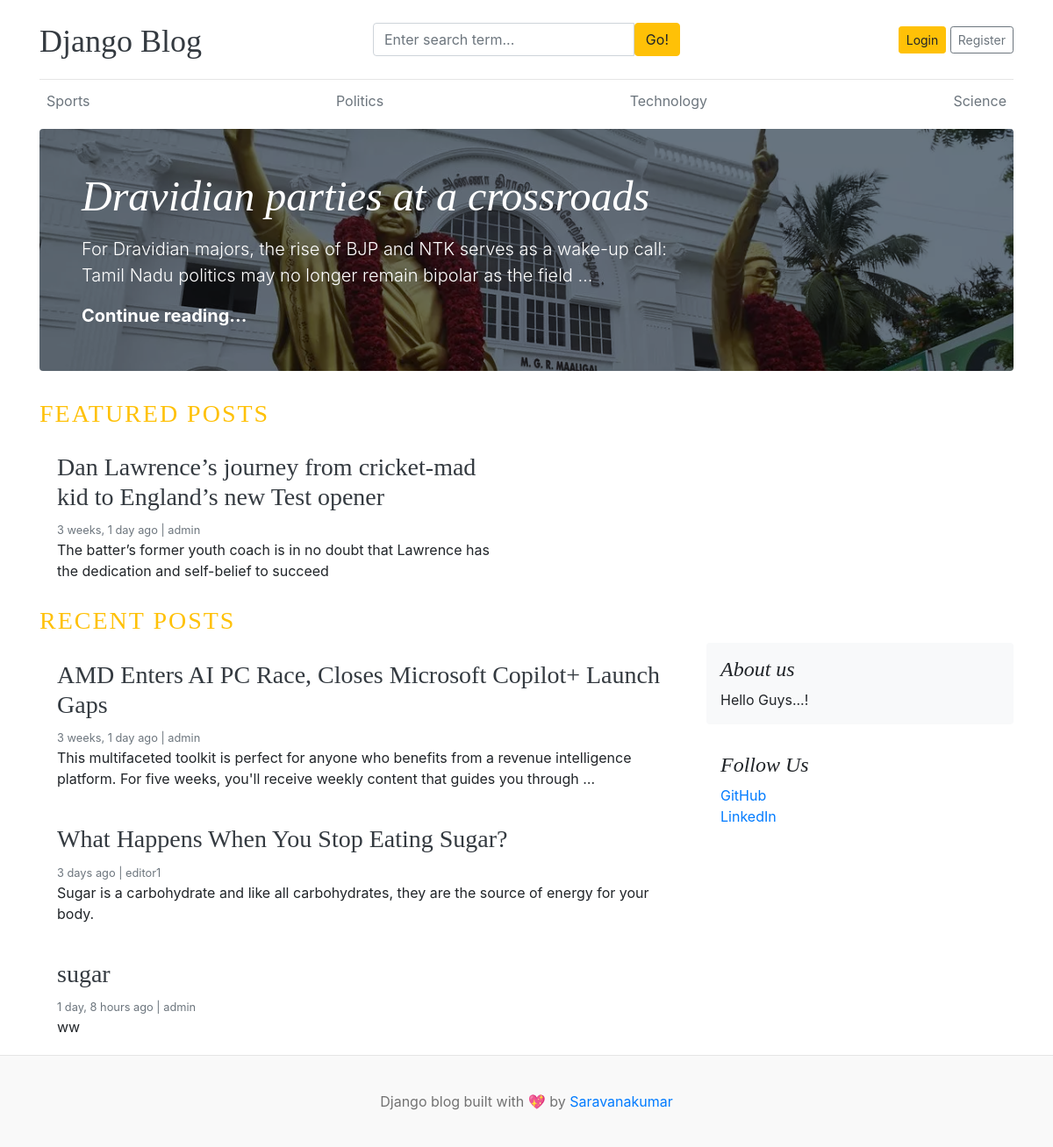
The page / on the database its author committed.
### blogs/models.py (models this page shows, shortened)
class Category(models.Model):
    category_name = models.CharField(max_length=50, unique=True)
    created_at = models.DateTimeField(auto_now_add=True)
    updated_at = models.DateTimeField(auto_now=True)
    class Meta:
        verbose_name_plural = 'categories'

class Blog(models.Model):
    title = models.CharField(max_length=100)
    slug = models.SlugField(max_length=150, unique=True, blank=True)
    category = models.ForeignKey(Category, on_delete=models.CASCADE)
    author = models.ForeignKey(User, on_delete=models.CASCADE)
    feature_image = models.ImageField(upload_to='uploads/%Y/%m/%d')
    short_description = models.TextField(max_length=500)
    blog_body = models.TextField(max_length=2000)
    status = models.CharField(max_length=20, choices=STATUS_CHOICES, default="Draft")
    is_featured = models.BooleanField(default=False)
    created_at = models.DateTimeField(auto_now_add=True)
    updated_at = models.DateTimeField(auto_now=True)

### about/models.py (models this page shows, shortened)
class About(models.Model):
    about_heading = models.CharField(max_length=25)
    about_description = models.TextField(max_length=255)
    created_at = models.DateTimeField(auto_now_add=True)
    updated_at = models.DateTimeField(auto_now=True)
    class Meta:
        verbose_name_plural = 'About'

class SocialLink(models.Model):
    platform = models.CharField(max_length=25)
    link = models.URLField(max_length=100)
    created_at = models.DateTimeField(auto_now_add=True)
    updated_at = models.DateTimeField(auto_now=True)

### blog_main/views.py (the view)
# urls.py: 2. Add a URL to urlpatterns:  path('', views.home, name='home')
def home(request):
    featured_posts = Blog.objects.filter(is_featured=True, status='Published').order_by('updated_at')
    posts = Blog.objects.filter(is_featured=False, status='Published').order_by('updated_at')
    try:
        about = About.objects.get()
    except:
        about = None
    context = {
        'featured_posts': featured_posts,
        'posts': posts,
        'about': about,
    }
    return render(request, 'home.html', context)

### blogs/context_processors.py (called while the page is built)
def get_categories(request):
    categories = Category.objects.all()
    return dict(categories=categories)

def get_social_links(request):
    social_links = SocialLink.objects.all()
    return dict(social_links=social_links)

### templates/home.html
{% extends 'base.html' %}
{% block content %}
{% for post in featured_posts %}
{% if forloop.first %}
<div class="jumbotron p-3 p-md-5 text-white rounded bg-dark"
    style="background-image: url({{ post.feature_image.url }});background-blend-mode: overlay;background-size:cover;">
    <div class="col-md-8 px-0">
        <h1 class="display-4 font-italic">{{ post.title }}</h1>
        <p class="lead my-3">{{ post.short_description | truncatewords:25 }}</p>
        <p class="lead mb-0"><a href="{% url 'blogs' post.slug %}" class="text-white font-weight-bold">Continue
                reading...</a></p>
    </div>
</div>
{% endif %}
{% endfor %}
<h3 class="text-uppercase text-warning" style="letter-spacing: 2px;">Featured Posts</h3>
<div class="row mb-2">
    {% for post in featured_posts %}
    {% if not forloop.first %}
    <div class="col-md-6">
        <div class="card border-0">
            <div class="card-body">
                <h3><a href="{% url 'blogs' post.slug %}" class="text-dark">{{ post.title }}</a></h3>
                <small class="mb-1 text-muted">{{ post.created_at | timesince }} ago | {{ post.author }}</small>
                <p class="card-text">{{ post.short_description | truncatewords:25 }}</p>
            </div>
        </div>
    </div>
    {% endif %}
    {% endfor %}
</div>
<h3 class="text-uppercase text-warning" style="letter-spacing: 2px;">Recent Posts</h3>
<main role="main" class="container p-0">
    <div class="row">
        <div class="col-md-8 blog-main">
            {% for post in posts %}
            <div class="card border-0">
                <div class="card-body">
                    <h3><a href="{% url 'blogs' post.slug %}" class="text-dark">{{ post.title }}</a></h3>
                    <small class="mb-1 text-muted">{{ post.created_at | timesince }} ago |
                        {{ post.author }}</small>
                    <p class="card-text">{{ post.short_description | truncatewords:25 }}</p>
                </div>
            </div>
            {% endfor %}
        </div>
        <aside class="col-md-4 blog-sidebar">
            <div class="p-3 mb-3 bg-light rounded">
                <h4 class="font-italic">{{ about.about_heading }}</h4>
                <p class="mb-0">{{ about.about_description }}</p>
            </div>
            {% if social_links %}
            <div class="p-3">
                <h4 class="font-italic">Follow Us</h4>
                <ol class="list-unstyled">
                    {% for link in social_links %}
                    <li><a href="{{ link.link }}" target="_blank">{{ link.platform }}</a></li>
                    {% endfor %}
                </ol>
            </div>
            {% endif %}
        </aside>
    </div>
</main>
</div>
{% endblock %}

### templates/base.html (shortened to what this page needs)
{% load static %}
<!DOCTYPE html>
<html lang="en">
<head>
    <link href="https://getbootstrap.com/docs/4.0/dist/css/bootstrap.min.css" rel="stylesheet">
    <link href="{% static 'css/blog.css' %}" rel="stylesheet">
    <link rel="stylesheet" href="https://cdnjs.cloudflare.com/ajax/libs/font-awesome/4.7.0/css/font-awesome.min.css">
</head>
<body>
    <div class="container">
        <header class="blog-header py-3">
            <div class="row flex-nowrap justify-content-between align-items-center">
                <div class="col-4 pt-1">
                    <a class="blog-header-logo text-dark" href="/">Django Blog</a>
                </div>
                <div class="col-4">
                    <form action="{% url 'search' %}" method="get">
                        <div class="input-group">
                            <input class="form-control" type="text" name="keyword" value="{{ keyword }}"
                                placeholder="Enter search term..." aria-label="Enter search term..."
                                aria-describedby="button-search" />
                            <button type="submit" class="btn btn-warning" id="button-search" type="button">Go!</button>
                        </div>
                    </form>
                </div>
                <div class="col-4 d-flex justify-content-end align-items-center">
                    {% if not user.is_authenticated %}
                    <a class="btn btn-sm btn-warning" href="{% url 'login' %}">Login</a> &nbsp;
                    <a class="btn btn-sm btn-outline-secondary" href="{% url 'register' %}">Register</a>
                    {% else %}
                    {% if user.is_staff or user.is_superuser %}
                    <span><a href="{% url 'dashboard' %}">Dashboard</a></span>
                    {% endif %}
                    &emsp;
                    <span><a href="{% url 'logout' %}">Logout</a></span>
                    {% endif %}
                </div>
            </div>
        </header>
        <div class="nav-scroller py-1 mb-2">
            <nav class="nav d-flex justify-content-between">
                {% for cat in categories %}
                <a class="p-2 text-muted" href="{% url 'posts_by_category' cat.id %}">{{ cat.category_name }}</a>
                {% endfor %}
            </nav>
        </div>
        {% block content %}
        {% endblock %}
        <footer class="blog-footer">
            <p>Django blog built with 💖 by <a href="#">Saravanakumar</a></p>
        </footer>
</body>
</html>

### blog_main/static/css/blog.css (style rules this page uses)
.blog-header { border-bottom: 1px solid #e5e5e5; }
.blog-header-logo { font-family: "Playfair Display", Georgia, "Times New Roman", serif; font-size: 2.25rem; }
h1, h2, h3, h4, h5, h6 { font-family: "Playfair Display", Georgia, "Times New Roman", serif; }
.display-4 { font-size: 2.5rem; }
@media (min-width: 768px) { .display-4 { font-size: 3rem; } }
.blog-footer { padding: 2.5rem 0; color: #727272; text-align: center; background-color: #f9f9f9; border-top: .05rem solid #e5e5e5; }
.blog-footer p:last-child { margin-bottom: 0; }

### rows shown on the page
Category: category_name "Sports"
Category: category_name "Politics"
Category: category_name "Technology"
Category: category_name "Science"
Blog: feature_image (picture), title "Dravidian parties at a crossroads", short_description "For Dravidian majors, the rise of BJP and NTK serves as a wake-up call: Tamil Nadu politics may no longer remain bipolar as the field …"
Blog: title "Dan Lawrence’s journey from cricket-mad kid to England’s new Test opener", created_at "3 weeks, 1 day", author "admin", short_description "The batter’s former youth coach is in no doubt that Lawrence has the dedication and self-belief to succeed"
Blog: title "AMD Enters AI PC Race, Closes Microsoft Copilot+ Launch Gaps", created_at "3 weeks, 1 day", author "admin", short_description "This multifaceted toolkit is perfect for anyone who benefits from a revenue intelligence platform. For five weeks, you'll receive weekly content that guides you through …"
Blog: title "What Happens When You Stop Eating Sugar?", created_at "3 days", author "editor1", short_description "Sugar is a carbohydrate and like all carbohydrates, they are the source of energy for your body."
Blog: title "sugar", created_at "1 day, 8 hours", author "admin", short_description "ww"
About: about_heading "About us", about_description "Hello Guys...!"
SocialLink: platform "GitHub"
SocialLink: platform "LinkedIn"
